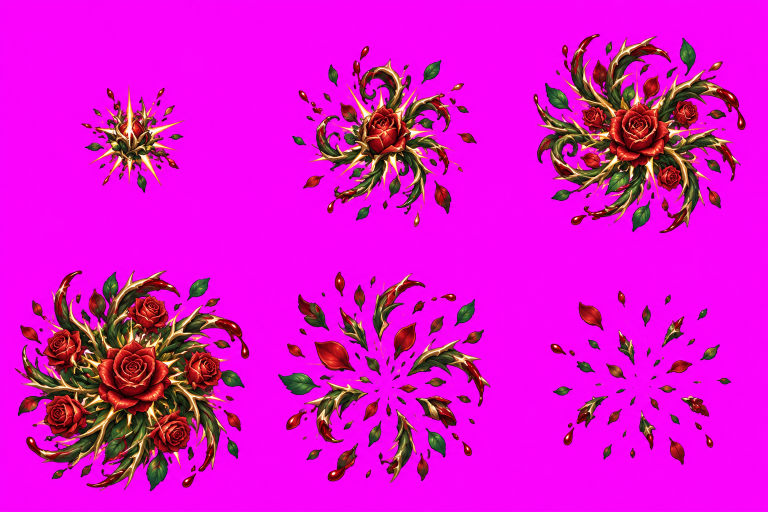
#> input picture assets/fx/bosses/briar/raw.png, 1536 x 1024 px, given in place of items.png, which was not available (shown at 1/2 size)
$ python prepare_items.py
#> lines starting #> are read from the running program, lines starting #| are printed output that depends on the picture; after the words box and inside, x2 and y2 are one past the last pixel; in counts of white or black regions, pixels touching at a corner belong together; pictures that were not available may be replaced by others from this repository, and a replacement may not be noted
#> in prepare, raw is the input picture: PIL image 1536x1024 RGB; mean R, G, B 221.1, 16.2, 206.7
"""Extract generated item art without redrawing or changing its design.

The source is a 3x3 generated prop pack. Two complete silhouettes cross the
nominal row boundary, so extract whole connected subjects before repacking.
Only the source background and its antialiased edge spill are removed.
"""
from __future__ import annotations

import argparse
import json
import subprocess
import sys
from pathlib import Path

import numpy as np
from PIL import Image, ImageDraw
from scipy import ndimage as ndi


NAMES = ("sword", "heart", "crystal", "snow", "shield", "bolt", "bomb", "core", "leaf")
ROOT = Path(__file__).resolve().parents[1]
PROCESSOR = Path("C:/Users/dungca/.codex/skills/generate2dsprite/scripts/generate2dsprite.py")


def extract_background(rgb: np.ndarray) -> tuple[np.ndarray, np.ndarray]:
    """Remove connected screen color while protecting purple item facets."""
    color = rgb.astype(np.float64)
    magenta = np.array([255.0, 0.0, 255.0])
    distance = np.linalg.norm(color - magenta, axis=2)
    candidates = distance < 110
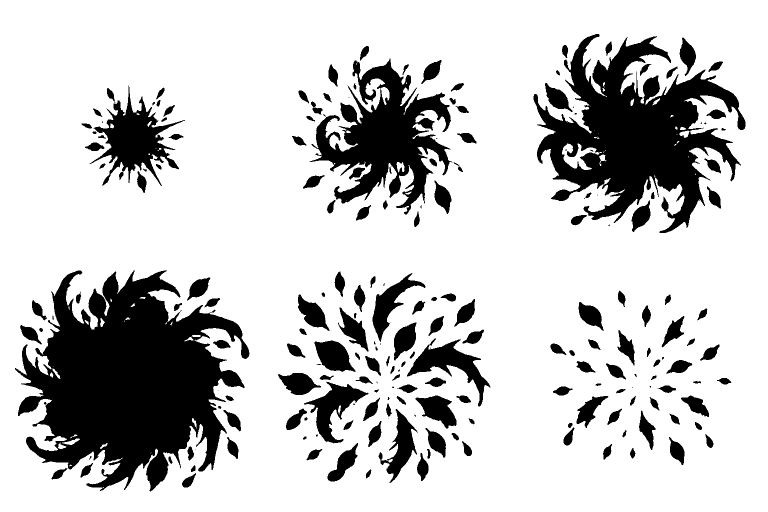
#> candidates: shape (1024, 1536) bool (shown at 1/2 size); 78.8% white; 209 black regions (35 under 20 px), largest, box (x1, y1, x2, y2) and area: (30, 541, 499, 983) 116864, (1067, 68, 1491, 466) 74396, (619, 117, 905, 429) 37163
    labels, _ = ndi.label(candidates)
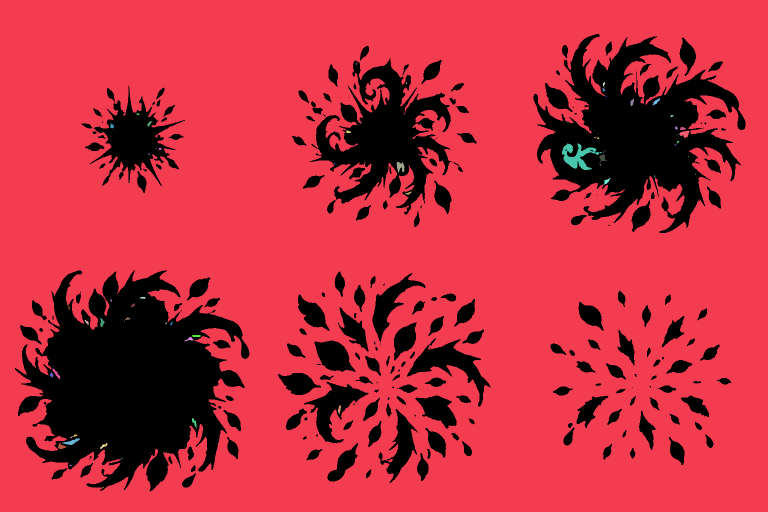
#> labels: shape (1024, 1536) int32 (shown at 1/2 size); 95 distinct labels, from 0 to 94; one colour per label, 0 black
    border = np.unique(np.concatenate((labels[0], labels[-1], labels[:, 0], labels[:, -1])))
#> border = [1]
    border = border[border != 0]
    # Near-exact key also removes enclosed cutout gaps, e.g. between ice spikes.
    background = np.isin(labels, border) | (distance < 20)
#> background: shape (1024, 1536) bool; 78.6% white; 210 black regions (36 under 20 px), largest, box (x1, y1, x2, y2) and area: (30, 541, 499, 983) 117875, (1067, 68, 1491, 466) 75904, (619, 117, 905, 429) 37451
    foreground = ~background
    alpha = foreground.astype(np.float64)

    # Estimate edge coverage from the nearest confident interior color, then
    # unmix the known magenta matte. Interior pixels remain unchanged.
    inward = ndi.distance_transform_edt(foreground)
    confident = foreground & (inward >= 3) & (distance > 150)
#> confident: shape (1024, 1536) bool; 16.6% white; 229 white regions (92 under 20 px), largest, box (x1, y1, x2, y2) and area: (38, 543, 485, 978) 104484, (1076, 70, 1476, 464) 60340, (634, 125, 899, 413) 26397
    _, nearest = ndi.distance_transform_edt(~confident, return_indices=True)
    reference = color[nearest[0], nearest[1]]
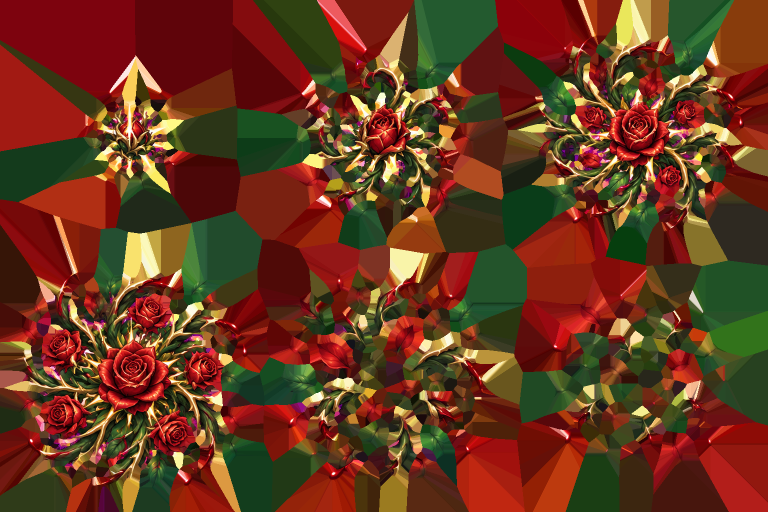
#> reference: shape (1024, 1536, 3) float64 (shown at 1/2 size); mean R, G, B 104.8, 55.3, 30.6
    delta = reference - magenta
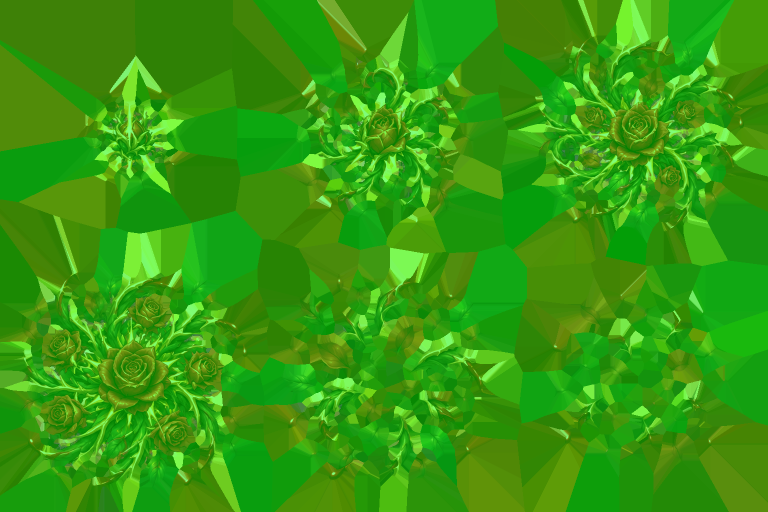
#> delta: shape (1024, 1536, 3) float64 (shown at 1/2 size); mean R, G, B -150.2, 55.3, -224.4; drawn with min black and max white
    coverage = np.sum((color-magenta)*delta, axis=2) / np.maximum(1, np.sum(delta*delta, axis=2))
    coverage = np.clip(coverage, 0, 1)
    edge = foreground & (inward <= 2.1) & (coverage < .98)
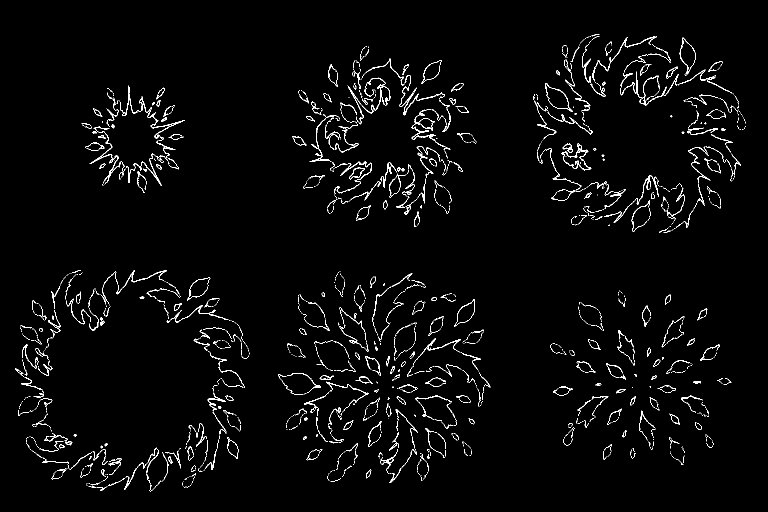
#> edge: shape (1024, 1536) bool (shown at 1/2 size); 2.5% white in thin lines or dots, all inside (x1, y1, x2, y2) = (30, 68, 1491, 983)
    alpha[edge] = coverage[edge]
    color[edge] = np.clip((color[edge]-(1-coverage[edge, None])*magenta) / np.maximum(.01, coverage[edge, None]), 0, 255)
    rgba = np.dstack((np.rint(color).astype(np.uint8), np.rint(alpha*255).astype(np.uint8)))
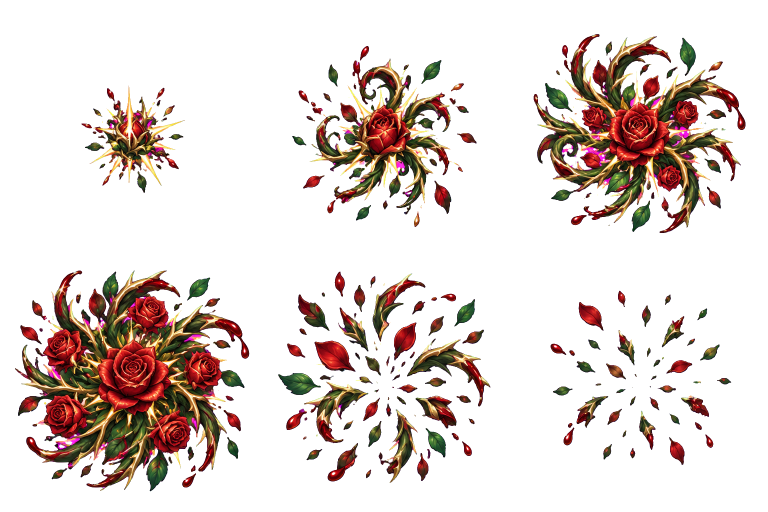
#> rgba: shape (1024, 1536, 4) (shown at 1/2 size); mean R, G, B, A 219.9, 16.7, 205.1, 52.5; transparent parts drawn white
    rgba[rgba[:, :, 3] == 0, :3] = 0
    return rgba, foreground


def prepare(source: Path, output: Path) -> dict:
    output.mkdir(parents=True, exist_ok=True)
    raw = Image.open(source).convert("RGB")
    rgba, mask = extract_background(np.asarray(raw))
    labels, _ = ndi.label(mask)
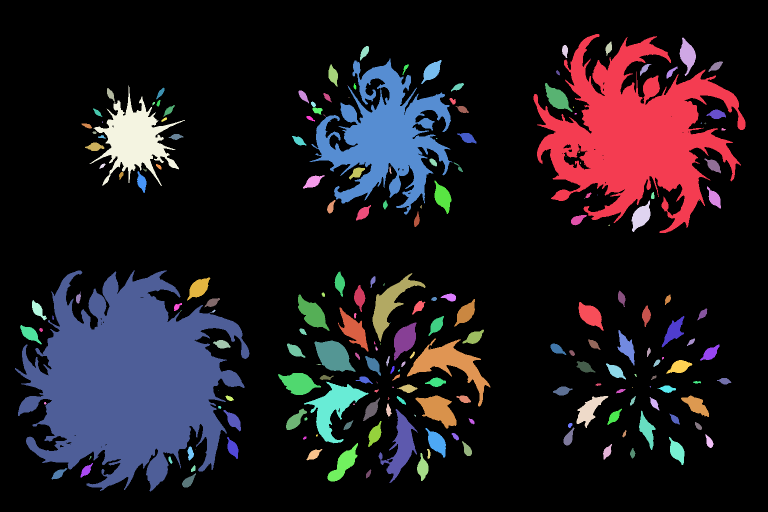
#> labels: shape (1024, 1536) int32 (shown at 1/2 size); 230 distinct labels, from 0 to 229; one colour per label, 0 black
    counts = np.bincount(labels.ravel())
#> counts = 230 values, max 1236752 at index 0, min 1 at index 7, mean 6838.5
    major = [int(i) for i in np.argsort(counts[1:])[-9:]+1]
#> major = [132, 192, 92, 163, 128, 19, 6, 1, 90]
    if len(major) != 9 or min(int(counts[i]) for i in major) < 10000:
#> (the run stopped early here; a loop or call above may not have finished)
